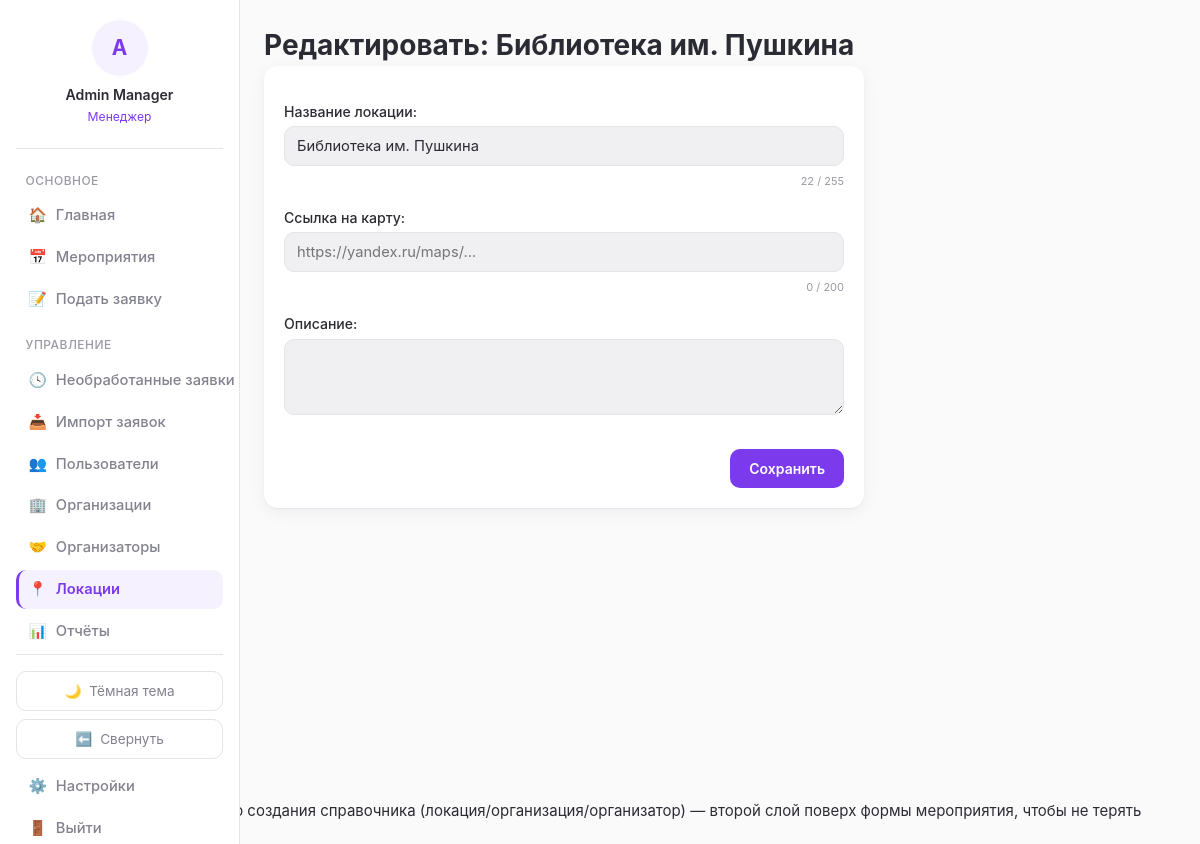
Screenshot of /locations/10/edit/ (signed in) with the database file from the repository.
### blog/models.py (models this page shows, shortened)
class User(AbstractBaseUser):
    GENDER_CHOICES = [
        ('male', 'Мужской'),
        ('female', 'Женский'),
    ]
    STATUS_CHOICES = [
        ('active', 'Активен'),
        ('inactive', 'Неактивен'),
        ('blacklisted', 'В блэклисте'),
    ]
    REGISTRATION_STATUS_CHOICES = [
        ('guest', 'Гость (первое касание)'),
        ('registered', 'Зарегистрирован'),
    ]
    id = models.AutoField(primary_key=True)
    system_username = models.CharField(max_length=50, blank=True, null=True, db_index=True)
    telegram_id = models.CharField(max_length=50, unique=True, db_index=True)
    telegram_username = models.CharField(max_length=100, blank=True, null=True)
    VK_username = models.CharField(max_length=100, blank=True, null=True)
    first_name = models.CharField(max_length=100, blank=True, null=True)
    last_name = models.CharField(max_length=100, blank=True, null=True)
    email = models.EmailField(blank=True, null=True)
    phone = models.CharField(max_length=20, blank=True, null=True)
    birthday = models.DateField(blank=True, null=True)
    about = models.TextField(blank=True, null=True)
    gender = models.CharField(max_length=10, choices=GENDER_CHOICES, blank=True, null=True)
    status = models.CharField(max_length=20, choices=STATUS_CHOICES, default='active')
    comment = models.TextField(blank=True, null=True)
    registration_status = models.CharField(
        max_length=20, choices=REGISTRATION_STATUS_CHOICES, default='guest'
    )
    created_at = models.DateTimeField(auto_now_add=True)
    last_event_at = models.DateTimeField(blank=True, null=True)
    total_event_count = models.IntegerField(default=0, validators=[MinValueValidator(0)])
    season_event_count = models.IntegerField(default=0, validators=[MinValueValidator(0)])
    total_hours = models.IntegerField(default=0, validators=[MinValueValidator(0)])
    season_hours = models.IntegerField(default=0, validators=[MinValueValidator(0)])
    churn_score = models.FloatField(default=0)
    login = models.CharField(max_length=50, unique=True, blank=True, null=True)
    web_credentials_set_at = models.DateTimeField(blank=True, null=True)
    notify_new_events = models.BooleanField(default=True)
    notify_applications = models.BooleanField(default=True)
    experience_token = models.UUIDField(default=uuid.uuid4, unique=True, editable=False, db_index=True)
    objects = UserManager()
    USERNAME_FIELD = 'telegram_id'
    REQUIRED_FIELDS = []
    class Meta:
        db_table = 'users'
        verbose_name = 'Пользователь'
        verbose_name_plural = 'Пользователи'
    @property
    def full_name(self):
        return f"{self.first_name or ''} {self.last_name or ''}".strip() or self.telegram_username or self.telegram_id

class Location(models.Model):
    id = models.AutoField(primary_key=True)
    name = models.CharField(max_length=255, unique=True)
    map_link = models.URLField(blank=True, null=True, verbose_name='Ссылка на карту')
    description = models.TextField(blank=True, null=True, verbose_name='Описание')
    class Meta:
        db_table = 'locations'
        verbose_name = 'Локация'
        verbose_name_plural = 'Локации'

### blog/views.py (the view, shortened to what this page needs)
# urls.py: path('locations/<int:location_id>/edit/', views.location_edit, name='location_edit'),
@manager_required
def location_edit(request, location_id):
    location = get_object_or_404(Location, pk=location_id)
    form = LocationForm(request.POST or None, instance=location)
    return modal_form_response(
        request, 'blog/location_form.html',
        {'form': form, 'title': f'Редактировать: {location.name}', 'submit_label': 'Сохранить'},
    )

### blog/forms.py
class LocationForm(forms.ModelForm):
    class Meta:
        model = Location
        fields = ['name', 'map_link', 'description']
        labels = {'name': 'Название локации', 'map_link': 'Ссылка на карту', 'description': 'Описание'}
        widgets = {
            'map_link': forms.URLInput(attrs={'placeholder': 'https://yandex.ru/maps/…'}),
            'description': forms.Textarea(attrs={'rows': 3}),
        }

### blog/context_processors.py (called while the page is built)
def role_flags(request):
    user = getattr(request, 'user', None)
    authenticated = bool(user and user.is_authenticated)
    return {
        'is_manager': is_manager(user) if authenticated else False,
        'is_team_leader': is_team_leader(user) if authenticated else False,
        'role_label': role_label(user) if authenticated else None,
    }

### blog/services/roles.py (called while the page is built)
def is_manager(user: User) -> bool:
    if not user or not user.is_authenticated:
        return False
    return user.manager_roles.filter(revoked_at__isnull=True).exists()

def is_team_leader(user: User) -> bool:
    if not user or not user.is_authenticated:
        return False
    return user.team_leader_roles.filter(revoked_at__isnull=True).exists()

def role_label(user: User) -> str:
    if is_manager(user):
        return 'Менеджер'
    if is_team_leader(user):
        return 'Тим-лидер'
    return 'Волонтёр'

### blog/views.py (called while the page is built)
def is_ajax(request) -> bool:
    return request.headers.get('X-Requested-With') == 'XMLHttpRequest'

def modal_form_response(request, template_name, context, *, success_redirect=None, partial_template=None):
    if success_redirect is not None:
        if is_ajax(request):
            return JsonResponse({'redirect': success_redirect})
        return redirect(success_redirect)
    if is_ajax(request):
        return render(request, partial_template or 'blog/partials/_modal_form.html', context)
    return render(request, template_name, context)

### blog/templates/blog/location_form.html (shortened to what this page needs)
{% extends 'blog/base.html' %}
{% block content %}
<h1>{{ title }}</h1>
<div class="card" style="max-width:600px;">
    {% include 'blog/partials/_modal_form.html' %}
</div>
{% endblock %}

### blog/templates/blog/base.html (shortened to what this page needs)
{% load static %}<!DOCTYPE html>
<html lang="ru">
<head>
    <link rel="stylesheet" href="{% static 'blog/css/nexus.css' %}">
</head>
<body class="{% if request.COOKIES.sidebar_collapsed == '1' %}sidebar-collapsed{% endif %}">
{% if user.is_authenticated %}
<aside class="sidebar">
    <a href="{% url 'profile_detail' user.id %}" class="sidebar-account">
        <div class="avatar-placeholder">{{ user.full_name|slice:":1"|upper }}</div>
        <div class="username">{{ user.full_name }}</div>
        <div class="role">{{ role_label }}</div>
    </a>
    <div class="nav-section-title">Основное</div>
    <a href="{% url 'dashboard' %}" class="nav-link {% if request.resolver_match.url_name == 'dashboard' %}active{% endif %}" title="Главная"><span class="icon">🏠</span><span class="nav-label"> Главная</span></a>
    <a href="{% url 'event_list' %}" class="nav-link {% if request.resolver_match.url_name in 'event_list,event_detail' %}active{% endif %}" title="Мероприятия"><span class="icon">📅</span><span class="nav-label"> Мероприятия</span></a>
    <a href="{% url 'application_create' %}" class="nav-link " title="Подать заявку"><span class="icon">📝</span><span class="nav-label"> Подать заявку</span></a>
    {% if is_manager %}
    <div class="nav-section-title">Управление</div>
    <a href="{% url 'pending_applications' %}" class="nav-link " title="Необработанные заявки"><span class="icon">🕓</span><span class="nav-label"> Необработанные заявки</span></a>
    <a href="{% url 'import_preview' %}" class="nav-link " title="Импорт заявок"><span class="icon">📥</span><span class="nav-label"> Импорт заявок</span></a>
    <a href="{% url 'user_list' %}" class="nav-link {% if request.resolver_match.url_name == 'user_list' %}active{% endif %}" title="Пользователи"><span class="icon">👥</span><span class="nav-label"> Пользователи</span></a>
    <a href="{% url 'organizations_list' %}" class="nav-link " title="Организации"><span class="icon">🏢</span><span class="nav-label"> Организации</span></a>
    <a href="{% url 'organizer_list' %}" class="nav-link " title="Организаторы"><span class="icon">🤝</span><span class="nav-label"> Организаторы</span></a>
    <a href="{% url 'location_list' %}" class="nav-link {% if request.resolver_match.url_name in 'location_list,location_create,location_edit' %}active{% endif %}" title="Локации"><span class="icon">📍</span><span class="nav-label"> Локации</span></a>
    <a href="{% url 'report_period' %}" class="nav-link {% if request.resolver_match.url_name == 'report_period' %}active{% endif %}" title="Отчёты"><span class="icon">📊</span><span class="nav-label"> Отчёты</span></a>
    {% endif %}
    <div class="sidebar-footer">
        <button type="button" class="theme-toggle" id="theme-toggle" title="Тема">
            <span class="icon" id="theme-icon">🌙</span><span class="theme-label" id="theme-label"> Тёмная тема</span>
        </button>
        <button type="button" class="sidebar-toggle" id="sidebar-toggle" title="Свернуть панель">
            <span class="icon" id="sidebar-toggle-icon">⬅️</span><span class="nav-label" id="sidebar-toggle-label"> Свернуть</span>
        </button>
        <a href="{% url 'settings' %}" class="nav-link {% if request.resolver_match.url_name == 'settings' %}active{% endif %}" title="Настройки"><span class="icon">⚙️</span><span class="nav-label"> Настройки</span></a>
        <a href="{% url 'logout' %}" class="nav-link" title="Выйти"><span class="icon">🚪</span><span class="nav-label"> Выйти</span></a>
    </div>
</aside>
{% endif %}
<div class="page-wrapper" style="{% if not user.is_authenticated %}margin-left:0;{% endif %}">
    <main>
        {% block content %}{% endblock %}
    </main>
</div>
{# Вложенная модалка быстрого создания справочника (локация/организация/организатор) —
   второй слой поверх формы мероприятия, чтобы не терять введённые в неё данные. #}
</body>
</html>

### blog/templates/blog/partials/_modal_form.html (shortened to what this page needs)
<form method="post" enctype="{{ form_enctype|default:'application/x-www-form-urlencoded' }}" data-modal-form>
    {{ form.as_p }}
    <div class="modal-footer-actions" style="display:flex; justify-content:flex-end; gap:10px; margin-top:1rem;">
        <button type="submit" class="btn">{{ submit_label|default:'Сохранить' }}</button>
    </div>
</form>

### rows the page displays
User: full_name "A", full_name "Admin Manager"
Location: name "Библиотека им. Пушкина"

### other values shown
{{ role_label }} "Менеджер"
{{ title }} "Редактировать: Библиотека им. Пушкина"
{{ submit_label|default:'Сохранить' }} "Сохранить"
